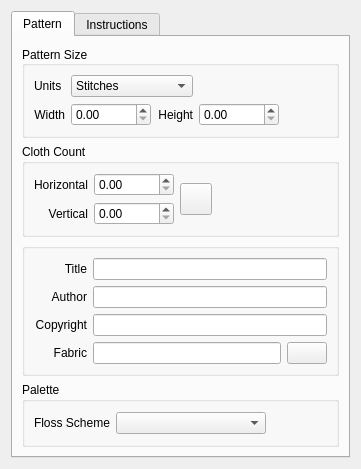
<?xml version="1.0" encoding="UTF-8"?>
<ui version="4.0">
 <class>FileProperties</class>
 <widget class="QWidget" name="FileProperties">
  <property name="windowModality">
   <enum>Qt::WindowModal</enum>
  </property>
  <property name="geometry">
   <rect>
    <x>0</x>
    <y>0</y>
    <width>361</width>
    <height>442</height>
   </rect>
  </property>
  <property name="windowTitle">
   <string>File Properties</string>
  </property>
  <layout class="QGridLayout" name="gridLayout_6">
   <item row="0" column="0">
    <widget class="QTabWidget" name="FilePropertiesTab">
     <property name="currentIndex">
      <number>0</number>
     </property>
     <widget class="QWidget" name="Pattern">
      <attribute name="title">
       <string>Pattern</string>
      </attribute>
      <layout class="QGridLayout" name="gridLayout_4">
       <item row="0" column="0">
        <widget class="QGroupBox" name="PatternSize">
         <property name="title">
          <string>Pattern Size</string>
         </property>
         <property name="alignment">
          <set>Qt::AlignLeading|Qt::AlignLeft|Qt::AlignVCenter</set>
         </property>
         <layout class="QHBoxLayout" name="horizontalLayout_3">
          <item>
           <layout class="QGridLayout" name="gridLayout_3">
            <item row="0" column="0">
             <widget class="QLabel" name="label_4">
              <property name="text">
               <string>Units</string>
              </property>
             </widget>
            </item>
            <item row="0" column="1" colspan="2">
             <widget class="KComboBox" name="UnitsFormat">
              <item>
               <property name="text">
                <string>Stitches</string>
               </property>
              </item>
              <item>
               <property name="text">
                <string>Inches</string>
               </property>
              </item>
              <item>
               <property name="text">
                <string>CM</string>
               </property>
              </item>
             </widget>
            </item>
            <item row="1" column="0">
             <widget class="QLabel" name="label">
              <property name="text">
               <string>Width</string>
              </property>
              <property name="alignment">
               <set>Qt::AlignRight|Qt::AlignTrailing|Qt::AlignVCenter</set>
              </property>
             </widget>
            </item>
            <item row="1" column="1">
             <widget class="QDoubleSpinBox" name="PatternWidth">
              <property name="minimumSize">
               <size>
                <width>80</width>
                <height>0</height>
               </size>
              </property>
              <property name="maximum">
               <double>1000.000000000000000</double>
              </property>
             </widget>
            </item>
            <item row="1" column="2">
             <widget class="QLabel" name="label_2">
              <property name="text">
               <string>Height</string>
              </property>
              <property name="alignment">
               <set>Qt::AlignRight|Qt::AlignTrailing|Qt::AlignVCenter</set>
              </property>
             </widget>
            </item>
            <item row="1" column="3">
             <widget class="QDoubleSpinBox" name="PatternHeight">
              <property name="minimumSize">
               <size>
                <width>80</width>
                <height>0</height>
               </size>
              </property>
              <property name="maximum">
               <double>1000.000000000000000</double>
              </property>
             </widget>
            </item>
           </layout>
          </item>
          <item>
           <spacer name="horizontalSpacer_3">
            <property name="orientation">
             <enum>Qt::Horizontal</enum>
            </property>
            <property name="sizeHint" stdset="0">
             <size>
              <width>83</width>
              <height>20</height>
             </size>
            </property>
           </spacer>
          </item>
         </layout>
        </widget>
       </item>
       <item row="1" column="0">
        <widget class="QGroupBox" name="groupBox">
         <property name="title">
          <string>Cloth Count</string>
         </property>
         <layout class="QHBoxLayout" name="horizontalLayout_2">
          <item>
           <layout class="QGridLayout" name="gridLayout_2">
            <item row="0" column="0">
             <widget class="QLabel" name="label_5">
              <property name="text">
               <string>Horizontal</string>
              </property>
              <property name="alignment">
               <set>Qt::AlignRight|Qt::AlignTrailing|Qt::AlignVCenter</set>
              </property>
             </widget>
            </item>
            <item row="0" column="1">
             <widget class="QDoubleSpinBox" name="HorizontalClothCount">
              <property name="sizePolicy">
               <sizepolicy hsizetype="Fixed" vsizetype="Fixed">
                <horstretch>0</horstretch>
                <verstretch>0</verstretch>
               </sizepolicy>
              </property>
              <property name="minimumSize">
               <size>
                <width>80</width>
                <height>0</height>
               </size>
              </property>
             </widget>
            </item>
            <item row="1" column="0">
             <widget class="QLabel" name="label_6">
              <property name="text">
               <string>Vertical</string>
              </property>
              <property name="alignment">
               <set>Qt::AlignRight|Qt::AlignTrailing|Qt::AlignVCenter</set>
              </property>
             </widget>
            </item>
            <item row="1" column="1">
             <widget class="QDoubleSpinBox" name="VerticalClothCount">
              <property name="sizePolicy">
               <sizepolicy hsizetype="Fixed" vsizetype="Fixed">
                <horstretch>0</horstretch>
                <verstretch>0</verstretch>
               </sizepolicy>
              </property>
              <property name="minimumSize">
               <size>
                <width>80</width>
                <height>0</height>
               </size>
              </property>
             </widget>
            </item>
           </layout>
          </item>
          <item>
           <widget class="KPushButton" name="ClothCountLink">
            <property name="sizePolicy">
             <sizepolicy hsizetype="Fixed" vsizetype="Fixed">
              <horstretch>0</horstretch>
              <verstretch>0</verstretch>
             </sizepolicy>
            </property>
            <property name="minimumSize">
             <size>
              <width>32</width>
              <height>32</height>
             </size>
            </property>
            <property name="maximumSize">
             <size>
              <width>32</width>
              <height>32</height>
             </size>
            </property>
            <property name="iconSize">
             <size>
              <width>32</width>
              <height>32</height>
             </size>
            </property>
            <property name="checkable">
             <bool>true</bool>
            </property>
           </widget>
          </item>
          <item>
           <spacer name="horizontalSpacer_2">
            <property name="orientation">
             <enum>Qt::Horizontal</enum>
            </property>
            <property name="sizeHint" stdset="0">
             <size>
              <width>135</width>
              <height>20</height>
             </size>
            </property>
           </spacer>
          </item>
         </layout>
        </widget>
       </item>
       <item row="2" column="0">
        <widget class="QGroupBox" name="groupBox_2">
         <property name="title">
          <string/>
         </property>
         <layout class="QGridLayout" name="gridLayout_5">
          <item row="0" column="0">
           <layout class="QGridLayout" name="gridLayout">
            <item row="0" column="0">
             <widget class="QLabel" name="label_7">
              <property name="text">
               <string>Title</string>
              </property>
              <property name="alignment">
               <set>Qt::AlignRight|Qt::AlignTrailing|Qt::AlignVCenter</set>
              </property>
             </widget>
            </item>
            <item row="0" column="1" colspan="2">
             <widget class="QLineEdit" name="PatternTitle"/>
            </item>
            <item row="1" column="0">
             <widget class="QLabel" name="label_8">
              <property name="text">
               <string>Author</string>
              </property>
              <property name="alignment">
               <set>Qt::AlignRight|Qt::AlignTrailing|Qt::AlignVCenter</set>
              </property>
             </widget>
            </item>
            <item row="1" column="1" colspan="2">
             <widget class="QLineEdit" name="PatternAuthor"/>
            </item>
            <item row="2" column="0">
             <widget class="QLabel" name="label_9">
              <property name="text">
               <string>Copyright</string>
              </property>
              <property name="alignment">
               <set>Qt::AlignRight|Qt::AlignTrailing|Qt::AlignVCenter</set>
              </property>
             </widget>
            </item>
            <item row="2" column="1" colspan="2">
             <widget class="QLineEdit" name="PatternCopyright"/>
            </item>
            <item row="3" column="0">
             <widget class="QLabel" name="label_10">
              <property name="text">
               <string>Fabric</string>
              </property>
              <property name="alignment">
               <set>Qt::AlignRight|Qt::AlignTrailing|Qt::AlignVCenter</set>
              </property>
             </widget>
            </item>
            <item row="3" column="1">
             <widget class="QLineEdit" name="PatternFabric"/>
            </item>
            <item row="3" column="2">
             <widget class="KColorButton" name="FabricColor"/>
            </item>
           </layout>
          </item>
         </layout>
        </widget>
       </item>
       <item row="3" column="0">
        <widget class="QGroupBox" name="PaletteProperties">
         <property name="title">
          <string>Palette</string>
         </property>
         <layout class="QGridLayout" name="gridLayout_8">
          <item row="0" column="0">
           <layout class="QHBoxLayout" name="horizontalLayout">
            <item>
             <widget class="QLabel" name="label_11">
              <property name="text">
               <string>Floss Scheme</string>
              </property>
             </widget>
            </item>
            <item>
             <widget class="KComboBox" name="FlossScheme">
              <property name="minimumSize">
               <size>
                <width>150</width>
                <height>0</height>
               </size>
              </property>
             </widget>
            </item>
            <item>
             <spacer name="horizontalSpacer">
              <property name="orientation">
               <enum>Qt::Horizontal</enum>
              </property>
              <property name="sizeHint" stdset="0">
               <size>
                <width>40</width>
                <height>20</height>
               </size>
              </property>
             </spacer>
            </item>
           </layout>
          </item>
         </layout>
        </widget>
       </item>
      </layout>
     </widget>
     <widget class="QWidget" name="PatternInstructions">
      <attribute name="title">
       <string>Instructions</string>
      </attribute>
      <layout class="QGridLayout" name="gridLayout_7">
       <item row="0" column="0">
        <widget class="KRichTextWidget" name="Instructions"/>
       </item>
      </layout>
     </widget>
    </widget>
   </item>
  </layout>
 </widget>
 <customwidgets>
  <customwidget>
   <class>KRichTextEdit</class>
   <extends>KTextEdit</extends>
   <header>krichtextedit.h</header>
  </customwidget>
  <customwidget>
   <class>KPushButton</class>
   <extends>QPushButton</extends>
   <header>kpushbutton.h</header>
  </customwidget>
  <customwidget>
   <class>KComboBox</class>
   <extends>QComboBox</extends>
   <header>kcombobox.h</header>
  </customwidget>
  <customwidget>
   <class>KColorButton</class>
   <extends>QPushButton</extends>
   <header>kcolorbutton.h</header>
  </customwidget>
  <customwidget>
   <class>KTextEdit</class>
   <extends>QTextEdit</extends>
   <header>ktextedit.h</header>
  </customwidget>
  <customwidget>
   <class>KRichTextWidget</class>
   <extends>KRichTextEdit</extends>
   <header>krichtextwidget.h</header>
  </customwidget>
 </customwidgets>
 <tabstops>
  <tabstop>UnitsFormat</tabstop>
  <tabstop>PatternWidth</tabstop>
  <tabstop>PatternHeight</tabstop>
  <tabstop>HorizontalClothCount</tabstop>
  <tabstop>ClothCountLink</tabstop>
  <tabstop>VerticalClothCount</tabstop>
  <tabstop>PatternTitle</tabstop>
  <tabstop>PatternAuthor</tabstop>
  <tabstop>PatternCopyright</tabstop>
  <tabstop>PatternFabric</tabstop>
  <tabstop>FabricColor</tabstop>
  <tabstop>FlossScheme</tabstop>
  <tabstop>Instructions</tabstop>
 </tabstops>
 <resources/>
 <connections/>
</ui>
